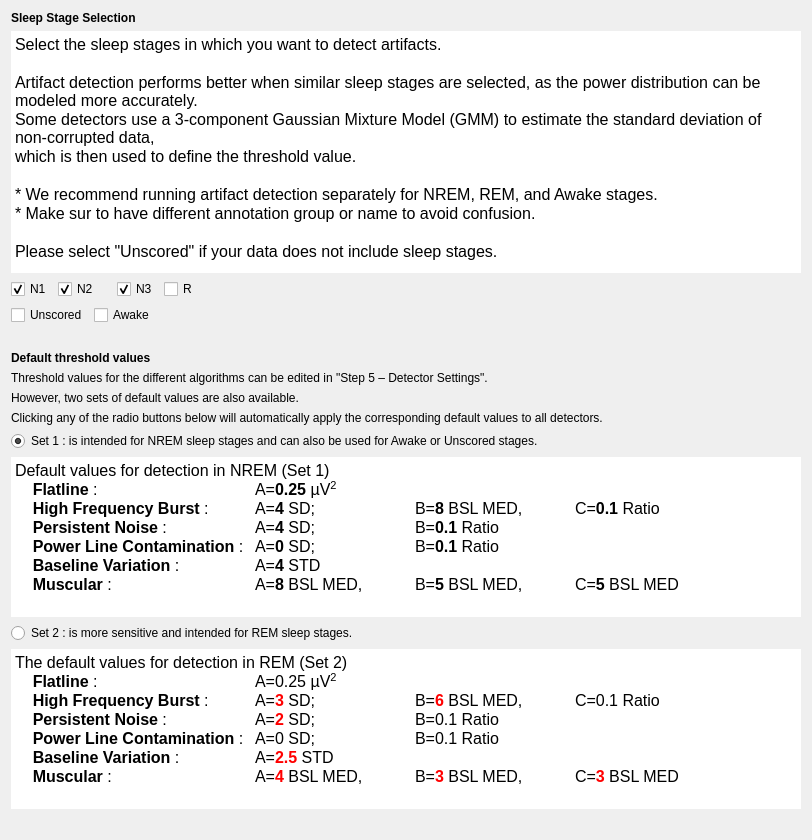
<?xml version="1.0" encoding="UTF-8"?>
<ui version="4.0">
 <class>SleepStageSelStep</class>
 <widget class="QWidget" name="SleepStageSelStep">
  <property name="geometry">
   <rect>
    <x>0</x>
    <y>0</y>
    <width>812</width>
    <height>840</height>
   </rect>
  </property>
  <property name="windowTitle">
   <string/>
  </property>
  <layout class="QVBoxLayout" name="verticalLayout">
   <item>
    <widget class="QLabel" name="label_7">
     <property name="sizePolicy">
      <sizepolicy hsizetype="Preferred" vsizetype="Fixed">
       <horstretch>0</horstretch>
       <verstretch>0</verstretch>
      </sizepolicy>
     </property>
     <property name="text">
      <string>&lt;html&gt;&lt;head/&gt;&lt;body&gt;&lt;p&gt;&lt;span style=&quot; font-weight:600;&quot;&gt;Sleep Stage Selection&lt;/span&gt;&lt;/p&gt;&lt;/body&gt;&lt;/html&gt;</string>
     </property>
    </widget>
   </item>
   <item>
    <widget class="QTextEdit" name="textEdit">
     <property name="sizePolicy">
      <sizepolicy hsizetype="Expanding" vsizetype="Expanding">
       <horstretch>0</horstretch>
       <verstretch>0</verstretch>
      </sizepolicy>
     </property>
     <property name="minimumSize">
      <size>
       <width>0</width>
       <height>0</height>
      </size>
     </property>
     <property name="maximumSize">
      <size>
       <width>16777215</width>
       <height>16777215</height>
      </size>
     </property>
     <property name="frameShape">
      <enum>QFrame::Shape::Panel</enum>
     </property>
     <property name="lineWidth">
      <number>0</number>
     </property>
     <property name="verticalScrollBarPolicy">
      <enum>Qt::ScrollBarPolicy::ScrollBarAlwaysOff</enum>
     </property>
     <property name="horizontalScrollBarPolicy">
      <enum>Qt::ScrollBarPolicy::ScrollBarAlwaysOff</enum>
     </property>
     <property name="sizeAdjustPolicy">
      <enum>QAbstractScrollArea::SizeAdjustPolicy::AdjustIgnored</enum>
     </property>
     <property name="readOnly">
      <bool>true</bool>
     </property>
     <property name="html">
      <string>&lt;!DOCTYPE HTML PUBLIC &quot;-//W3C//DTD HTML 4.0//EN&quot; &quot;http://www.w3.org/TR/REC-html40/strict.dtd&quot;&gt;
&lt;html&gt;&lt;head&gt;&lt;meta name=&quot;qrichtext&quot; content=&quot;1&quot; /&gt;&lt;meta charset=&quot;utf-8&quot; /&gt;&lt;style type=&quot;text/css&quot;&gt;
p, li { white-space: pre-wrap; }
hr { height: 1px; border-width: 0; }
li.unchecked::marker { content: &quot;\2610&quot;; }
li.checked::marker { content: &quot;\2612&quot;; }
&lt;/style&gt;&lt;/head&gt;&lt;body style=&quot; font-size:12pt; font-weight:400; font-style:normal;&quot;&gt;
&lt;p style=&quot; margin-top:0px; margin-bottom:0px; margin-left:0px; margin-right:0px; -qt-block-indent:0; text-indent:0px;&quot;&gt;Select the sleep stages in which you want to detect artifacts.&lt;/p&gt;
&lt;p style=&quot;-qt-paragraph-type:empty; margin-top:0px; margin-bottom:0px; margin-left:0px; margin-right:0px; -qt-block-indent:0; text-indent:0px;&quot;&gt;&lt;br /&gt;&lt;/p&gt;
&lt;p style=&quot; margin-top:0px; margin-bottom:0px; margin-left:0px; margin-right:0px; -qt-block-indent:0; text-indent:0px;&quot;&gt;Artifact detection performs better when similar sleep stages are selected, as the power distribution can be modeled more accurately. &lt;/p&gt;
&lt;p style=&quot; margin-top:0px; margin-bottom:0px; margin-left:0px; margin-right:0px; -qt-block-indent:0; text-indent:0px;&quot;&gt;Some detectors use a 3-component Gaussian Mixture Model (GMM) to estimate the standard deviation of non-corrupted data, &lt;/p&gt;
&lt;p style=&quot; margin-top:0px; margin-bottom:0px; margin-left:0px; margin-right:0px; -qt-block-indent:0; text-indent:0px;&quot;&gt;which is then used to define the threshold value.&lt;/p&gt;
&lt;p style=&quot;-qt-paragraph-type:empty; margin-top:0px; margin-bottom:0px; margin-left:0px; margin-right:0px; -qt-block-indent:0; text-indent:0px;&quot;&gt;&lt;br /&gt;&lt;/p&gt;
&lt;p style=&quot; margin-top:0px; margin-bottom:0px; margin-left:0px; margin-right:0px; -qt-block-indent:0; text-indent:0px;&quot;&gt;* We recommend running artifact detection separately for NREM, REM, and Awake stages.&lt;/p&gt;
&lt;p style=&quot; margin-top:0px; margin-bottom:0px; margin-left:0px; margin-right:0px; -qt-block-indent:0; text-indent:0px;&quot;&gt;* Make sur to have different annotation group or name to avoid confusion.&lt;/p&gt;
&lt;p style=&quot;-qt-paragraph-type:empty; margin-top:0px; margin-bottom:0px; margin-left:0px; margin-right:0px; -qt-block-indent:0; text-indent:0px;&quot;&gt;&lt;br /&gt;&lt;/p&gt;
&lt;p style=&quot; margin-top:0px; margin-bottom:0px; margin-left:0px; margin-right:0px; -qt-block-indent:0; text-indent:0px;&quot;&gt;Please select &amp;quot;Unscored&amp;quot; if your data does not include sleep stages.&lt;/p&gt;&lt;/body&gt;&lt;/html&gt;</string>
     </property>
    </widget>
   </item>
   <item>
    <layout class="QHBoxLayout" name="horizontalLayout_4">
     <item>
      <layout class="QGridLayout" name="gridLayout">
       <item row="0" column="0">
        <widget class="QCheckBox" name="checkBox_1">
         <property name="text">
          <string>N1</string>
         </property>
         <property name="checked">
          <bool>true</bool>
         </property>
        </widget>
       </item>
       <item row="0" column="1" colspan="2">
        <widget class="QCheckBox" name="checkBox_2">
         <property name="text">
          <string>N2</string>
         </property>
         <property name="checked">
          <bool>true</bool>
         </property>
        </widget>
       </item>
       <item row="0" column="3">
        <widget class="QCheckBox" name="checkBox_3">
         <property name="text">
          <string>N3</string>
         </property>
         <property name="checked">
          <bool>true</bool>
         </property>
        </widget>
       </item>
       <item row="0" column="4">
        <widget class="QCheckBox" name="checkBox_5">
         <property name="text">
          <string>R</string>
         </property>
         <property name="checked">
          <bool>false</bool>
         </property>
        </widget>
       </item>
       <item row="1" column="0" colspan="2">
        <widget class="QCheckBox" name="checkBox_9">
         <property name="text">
          <string>Unscored</string>
         </property>
        </widget>
       </item>
       <item row="1" column="2" colspan="2">
        <widget class="QCheckBox" name="checkBox_0">
         <property name="text">
          <string>Awake</string>
         </property>
        </widget>
       </item>
      </layout>
     </item>
     <item>
      <spacer name="horizontalSpacer">
       <property name="orientation">
        <enum>Qt::Orientation::Horizontal</enum>
       </property>
       <property name="sizeHint" stdset="0">
        <size>
         <width>40</width>
         <height>20</height>
        </size>
       </property>
      </spacer>
     </item>
    </layout>
   </item>
   <item>
    <spacer name="verticalSpacer">
     <property name="orientation">
      <enum>Qt::Orientation::Vertical</enum>
     </property>
     <property name="sizeType">
      <enum>QSizePolicy::Policy::Fixed</enum>
     </property>
     <property name="sizeHint" stdset="0">
      <size>
       <width>20</width>
       <height>20</height>
      </size>
     </property>
    </spacer>
   </item>
   <item>
    <widget class="QLabel" name="label">
     <property name="sizePolicy">
      <sizepolicy hsizetype="Preferred" vsizetype="Fixed">
       <horstretch>0</horstretch>
       <verstretch>0</verstretch>
      </sizepolicy>
     </property>
     <property name="font">
      <font>
       <italic>false</italic>
       <bold>false</bold>
      </font>
     </property>
     <property name="text">
      <string>&lt;html&gt;&lt;head/&gt;&lt;body&gt;&lt;p&gt;&lt;span style=&quot; font-weight:700;&quot;&gt;Default threshold values&lt;/span&gt;&lt;/p&gt;&lt;/body&gt;&lt;/html&gt;</string>
     </property>
    </widget>
   </item>
   <item>
    <widget class="QLabel" name="label_3">
     <property name="sizePolicy">
      <sizepolicy hsizetype="Preferred" vsizetype="Fixed">
       <horstretch>0</horstretch>
       <verstretch>0</verstretch>
      </sizepolicy>
     </property>
     <property name="text">
      <string>Threshold values for the different algorithms can be edited in &quot;Step 5 – Detector Settings&quot;.</string>
     </property>
    </widget>
   </item>
   <item>
    <widget class="QLabel" name="label_4">
     <property name="sizePolicy">
      <sizepolicy hsizetype="Preferred" vsizetype="Fixed">
       <horstretch>0</horstretch>
       <verstretch>0</verstretch>
      </sizepolicy>
     </property>
     <property name="text">
      <string>However, two sets of default values are also available.</string>
     </property>
    </widget>
   </item>
   <item>
    <widget class="QLabel" name="label_5">
     <property name="text">
      <string>Clicking any of the radio buttons below will automatically apply the corresponding default values to all detectors.</string>
     </property>
    </widget>
   </item>
   <item>
    <widget class="QRadioButton" name="radioButton_set1">
     <property name="text">
      <string>Set 1 : is intended for NREM sleep stages and can also be used for Awake or Unscored stages.</string>
     </property>
     <property name="checked">
      <bool>true</bool>
     </property>
     <attribute name="buttonGroup">
      <string notr="true">Theshold_sets</string>
     </attribute>
    </widget>
   </item>
   <item>
    <widget class="QTextEdit" name="textEdit">
     <property name="sizePolicy">
      <sizepolicy hsizetype="Expanding" vsizetype="Expanding">
       <horstretch>0</horstretch>
       <verstretch>0</verstretch>
      </sizepolicy>
     </property>
     <property name="maximumSize">
      <size>
       <width>16777215</width>
       <height>160</height>
      </size>
     </property>
     <property name="frameShape">
      <enum>QFrame::Shape::NoFrame</enum>
     </property>
     <property name="lineWidth">
      <number>0</number>
     </property>
     <property name="sizeAdjustPolicy">
      <enum>QAbstractScrollArea::SizeAdjustPolicy::AdjustIgnored</enum>
     </property>
     <property name="readOnly">
      <bool>true</bool>
     </property>
     <property name="html">
      <string>&lt;!DOCTYPE HTML PUBLIC &quot;-//W3C//DTD HTML 4.0//EN&quot; &quot;http://www.w3.org/TR/REC-html40/strict.dtd&quot;&gt;
&lt;html&gt;&lt;head&gt;&lt;meta name=&quot;qrichtext&quot; content=&quot;1&quot; /&gt;&lt;meta charset=&quot;utf-8&quot; /&gt;&lt;style type=&quot;text/css&quot;&gt;
p, li { white-space: pre-wrap; }
hr { height: 1px; border-width: 0; }
li.unchecked::marker { content: &quot;\2610&quot;; }
li.checked::marker { content: &quot;\2612&quot;; }
&lt;/style&gt;&lt;/head&gt;&lt;body style=&quot; font-size:12pt; font-weight:400; font-style:normal;&quot;&gt;
&lt;p style=&quot; margin-top:0px; margin-bottom:0px; margin-left:0px; margin-right:0px; -qt-block-indent:0; text-indent:0px;&quot;&gt;Default values for detection in NREM (Set 1)&lt;/p&gt;
&lt;p style=&quot; margin-top:0px; margin-bottom:0px; margin-left:0px; margin-right:0px; -qt-block-indent:0; text-indent:0px;&quot;&gt;    &lt;span style=&quot; font-weight:700;&quot;&gt;Flatline&lt;/span&gt; : 		A=&lt;span style=&quot; font-weight:700;&quot;&gt;0.25&lt;/span&gt; µV&lt;span style=&quot; vertical-align:super;&quot;&gt;2&lt;/span&gt;&lt;/p&gt;
&lt;p style=&quot; margin-top:0px; margin-bottom:0px; margin-left:0px; margin-right:0px; -qt-block-indent:0; text-indent:0px;&quot;&gt;    &lt;span style=&quot; font-weight:700;&quot;&gt;High Frequency Burst &lt;/span&gt;: 	A=&lt;span style=&quot; font-weight:700;&quot;&gt;4&lt;/span&gt; SD; 		B=&lt;span style=&quot; font-weight:700;&quot;&gt;8&lt;/span&gt; BSL MED, 	C=&lt;span style=&quot; font-weight:700;&quot;&gt;0.1&lt;/span&gt; Ratio&lt;/p&gt;
&lt;p style=&quot; margin-top:0px; margin-bottom:0px; margin-left:0px; margin-right:0px; -qt-block-indent:0; text-indent:0px;&quot;&gt;    &lt;span style=&quot; font-weight:700;&quot;&gt;Persistent Noise&lt;/span&gt; : 		A=&lt;span style=&quot; font-weight:700;&quot;&gt;4&lt;/span&gt; SD; 		B=&lt;span style=&quot; font-weight:700;&quot;&gt;0.1&lt;/span&gt; Ratio&lt;/p&gt;
&lt;p style=&quot; margin-top:0px; margin-bottom:0px; margin-left:0px; margin-right:0px; -qt-block-indent:0; text-indent:0px;&quot;&gt;    &lt;span style=&quot; font-weight:700;&quot;&gt;Power Line Contamination&lt;/span&gt; : 	A=&lt;span style=&quot; font-weight:700;&quot;&gt;0&lt;/span&gt; SD; 		B=&lt;span style=&quot; font-weight:700;&quot;&gt;0.1&lt;/span&gt; Ratio&lt;/p&gt;
&lt;p style=&quot; margin-top:0px; margin-bottom:0px; margin-left:0px; margin-right:0px; -qt-block-indent:0; text-indent:0px;&quot;&gt;    &lt;span style=&quot; font-weight:700;&quot;&gt;Baseline Variation&lt;/span&gt; : 	A=&lt;span style=&quot; font-weight:700;&quot;&gt;4&lt;/span&gt; STD&lt;/p&gt;
&lt;p style=&quot; margin-top:0px; margin-bottom:0px; margin-left:0px; margin-right:0px; -qt-block-indent:0; text-indent:0px;&quot;&gt;    &lt;span style=&quot; font-weight:700;&quot;&gt;Muscular&lt;/span&gt; : 		A=&lt;span style=&quot; font-weight:700;&quot;&gt;8&lt;/span&gt; BSL MED, 	B=&lt;span style=&quot; font-weight:700;&quot;&gt;5 &lt;/span&gt;BSL MED, 	C=&lt;span style=&quot; font-weight:700;&quot;&gt;5&lt;/span&gt; BSL MED&lt;/p&gt;&lt;/body&gt;&lt;/html&gt;</string>
     </property>
    </widget>
   </item>
   <item>
    <widget class="QRadioButton" name="radioButton_set2">
     <property name="text">
      <string>Set 2 : is more sensitive and intended for REM sleep stages.</string>
     </property>
     <attribute name="buttonGroup">
      <string notr="true">Theshold_sets</string>
     </attribute>
    </widget>
   </item>
   <item>
    <widget class="QTextEdit" name="textEdit_2">
     <property name="sizePolicy">
      <sizepolicy hsizetype="Expanding" vsizetype="Expanding">
       <horstretch>0</horstretch>
       <verstretch>0</verstretch>
      </sizepolicy>
     </property>
     <property name="maximumSize">
      <size>
       <width>16777215</width>
       <height>160</height>
      </size>
     </property>
     <property name="frameShape">
      <enum>QFrame::Shape::NoFrame</enum>
     </property>
     <property name="sizeAdjustPolicy">
      <enum>QAbstractScrollArea::SizeAdjustPolicy::AdjustIgnored</enum>
     </property>
     <property name="readOnly">
      <bool>true</bool>
     </property>
     <property name="html">
      <string>&lt;!DOCTYPE HTML PUBLIC &quot;-//W3C//DTD HTML 4.0//EN&quot; &quot;http://www.w3.org/TR/REC-html40/strict.dtd&quot;&gt;
&lt;html&gt;&lt;head&gt;&lt;meta name=&quot;qrichtext&quot; content=&quot;1&quot; /&gt;&lt;meta charset=&quot;utf-8&quot; /&gt;&lt;style type=&quot;text/css&quot;&gt;
p, li { white-space: pre-wrap; }
hr { height: 1px; border-width: 0; }
li.unchecked::marker { content: &quot;\2610&quot;; }
li.checked::marker { content: &quot;\2612&quot;; }
&lt;/style&gt;&lt;/head&gt;&lt;body style=&quot; font-size:12pt; font-weight:400; font-style:normal;&quot;&gt;
&lt;p style=&quot; margin-top:0px; margin-bottom:0px; margin-left:0px; margin-right:0px; -qt-block-indent:0; text-indent:0px;&quot;&gt;The default values for detection in REM (Set 2)&lt;/p&gt;
&lt;p style=&quot; margin-top:0px; margin-bottom:0px; margin-left:0px; margin-right:0px; -qt-block-indent:0; text-indent:0px;&quot;&gt;    &lt;span style=&quot; font-weight:700;&quot;&gt;Flatline&lt;/span&gt; : 		A=0.25 µV&lt;span style=&quot; vertical-align:super;&quot;&gt;2&lt;/span&gt;&lt;/p&gt;
&lt;p style=&quot; margin-top:0px; margin-bottom:0px; margin-left:0px; margin-right:0px; -qt-block-indent:0; text-indent:0px;&quot;&gt;    &lt;span style=&quot; font-weight:700;&quot;&gt;High Frequency Burst&lt;/span&gt; : 	A=&lt;span style=&quot; font-weight:700; color:#ff0000;&quot;&gt;3&lt;/span&gt; SD; 		B=&lt;span style=&quot; font-weight:700; color:#ff0000;&quot;&gt;6&lt;/span&gt; BSL MED, 	C=0.1 Ratio&lt;/p&gt;
&lt;p style=&quot; margin-top:0px; margin-bottom:0px; margin-left:0px; margin-right:0px; -qt-block-indent:0; text-indent:0px;&quot;&gt;    &lt;span style=&quot; font-weight:700;&quot;&gt;Persistent Noise&lt;/span&gt; : 		A=&lt;span style=&quot; font-weight:700; color:#ff0000;&quot;&gt;2&lt;/span&gt; SD; 		B=0.1 Ratio&lt;/p&gt;
&lt;p style=&quot; margin-top:0px; margin-bottom:0px; margin-left:0px; margin-right:0px; -qt-block-indent:0; text-indent:0px;&quot;&gt;    &lt;span style=&quot; font-weight:700;&quot;&gt;Power Line Contamination&lt;/span&gt; : 	A=0 SD; 		B=0.1 Ratio&lt;/p&gt;
&lt;p style=&quot; margin-top:0px; margin-bottom:0px; margin-left:0px; margin-right:0px; -qt-block-indent:0; text-indent:0px;&quot;&gt;    &lt;span style=&quot; font-weight:700;&quot;&gt;Baseline Variation&lt;/span&gt; : 	A=&lt;span style=&quot; font-weight:700; color:#ff0000;&quot;&gt;2.5&lt;/span&gt; STD&lt;/p&gt;
&lt;p style=&quot; margin-top:0px; margin-bottom:0px; margin-left:0px; margin-right:0px; -qt-block-indent:0; text-indent:0px;&quot;&gt;    &lt;span style=&quot; font-weight:700;&quot;&gt;Muscular&lt;/span&gt; : 		A=&lt;span style=&quot; font-weight:700; color:#ff0000;&quot;&gt;4&lt;/span&gt; BSL MED, 	B=&lt;span style=&quot; font-weight:700; color:#ff0000;&quot;&gt;3&lt;/span&gt; BSL MED, 	C=&lt;span style=&quot; font-weight:700; color:#ff0000;&quot;&gt;3&lt;/span&gt; BSL MED&lt;/p&gt;&lt;/body&gt;&lt;/html&gt;</string>
     </property>
    </widget>
   </item>
   <item>
    <widget class="QLabel" name="label_2">
     <property name="text">
      <string/>
     </property>
    </widget>
   </item>
  </layout>
 </widget>
 <resources>
  <include location="../../../../../snooz-toolbox/src/main/python/ui/themes/themes.qrc"/>
 </resources>
 <connections>
  <connection>
   <sender>radioButton_set1</sender>
   <signal>clicked()</signal>
   <receiver>SleepStageSelStep</receiver>
   <slot>radio_threshold_slot()</slot>
   <hints>
    <hint type="sourcelabel">
     <x>489</x>
     <y>414</y>
    </hint>
    <hint type="destinationlabel">
     <x>489</x>
     <y>369</y>
    </hint>
   </hints>
  </connection>
  <connection>
   <sender>radioButton_set2</sender>
   <signal>clicked()</signal>
   <receiver>SleepStageSelStep</receiver>
   <slot>radio_threshold_slot()</slot>
   <hints>
    <hint type="sourcelabel">
     <x>489</x>
     <y>443</y>
    </hint>
    <hint type="destinationlabel">
     <x>489</x>
     <y>369</y>
    </hint>
   </hints>
  </connection>
  <connection>
   <sender>checkBox_0</sender>
   <signal>clicked()</signal>
   <receiver>SleepStageSelStep</receiver>
   <slot>check_stages_slot()</slot>
   <hints>
    <hint type="sourcelabel">
     <x>145</x>
     <y>282</y>
    </hint>
    <hint type="destinationlabel">
     <x>537</x>
     <y>425</y>
    </hint>
   </hints>
  </connection>
  <connection>
   <sender>checkBox_1</sender>
   <signal>clicked()</signal>
   <receiver>SleepStageSelStep</receiver>
   <slot>check_stages_slot()</slot>
   <hints>
    <hint type="sourcelabel">
     <x>33</x>
     <y>253</y>
    </hint>
    <hint type="destinationlabel">
     <x>537</x>
     <y>425</y>
    </hint>
   </hints>
  </connection>
  <connection>
   <sender>checkBox_2</sender>
   <signal>clicked()</signal>
   <receiver>SleepStageSelStep</receiver>
   <slot>check_stages_slot()</slot>
   <hints>
    <hint type="sourcelabel">
     <x>96</x>
     <y>253</y>
    </hint>
    <hint type="destinationlabel">
     <x>537</x>
     <y>425</y>
    </hint>
   </hints>
  </connection>
  <connection>
   <sender>checkBox_3</sender>
   <signal>clicked()</signal>
   <receiver>SleepStageSelStep</receiver>
   <slot>check_stages_slot()</slot>
   <hints>
    <hint type="sourcelabel">
     <x>158</x>
     <y>253</y>
    </hint>
    <hint type="destinationlabel">
     <x>537</x>
     <y>425</y>
    </hint>
   </hints>
  </connection>
  <connection>
   <sender>checkBox_5</sender>
   <signal>clicked()</signal>
   <receiver>SleepStageSelStep</receiver>
   <slot>check_stages_slot()</slot>
   <hints>
    <hint type="sourcelabel">
     <x>206</x>
     <y>253</y>
    </hint>
    <hint type="destinationlabel">
     <x>537</x>
     <y>425</y>
    </hint>
   </hints>
  </connection>
  <connection>
   <sender>checkBox_9</sender>
   <signal>clicked()</signal>
   <receiver>SleepStageSelStep</receiver>
   <slot>check_stages_slot()</slot>
   <hints>
    <hint type="sourcelabel">
     <x>56</x>
     <y>282</y>
    </hint>
    <hint type="destinationlabel">
     <x>537</x>
     <y>425</y>
    </hint>
   </hints>
  </connection>
 </connections>
 <slots>
  <slot>radio_threshold_slot()</slot>
  <slot>check_stages_slot()</slot>
 </slots>
 <buttongroups>
  <buttongroup name="Theshold_sets"/>
 </buttongroups>
</ui>
